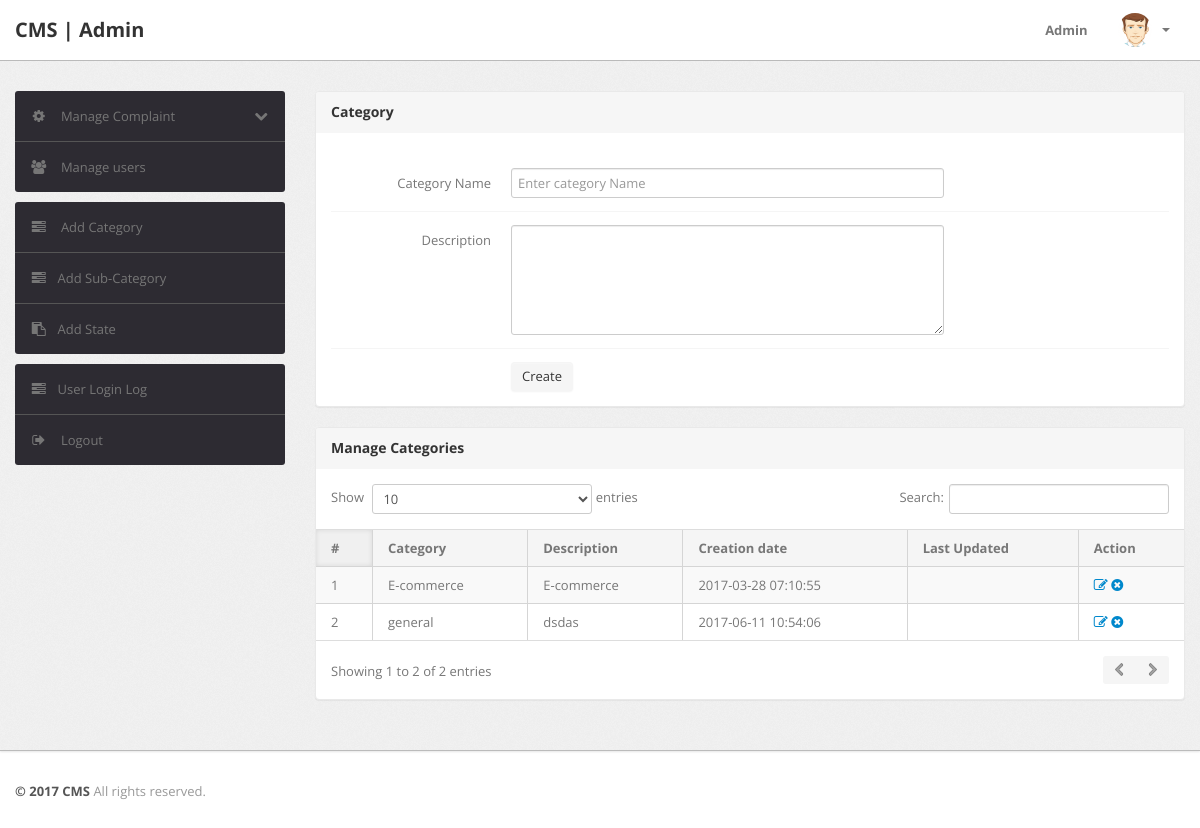
/cms/admin/category.php (signed in), run on the app's committed database.
### tables this page shows
CREATE TABLE `category` (
  `id` int(11) NOT NULL,
  `categoryName` varchar(255) NOT NULL,
  `categoryDescription` longtext NOT NULL,
  `creationDate` timestamp NOT NULL DEFAULT CURRENT_TIMESTAMP,
  `updationDate` varchar(255) DEFAULT NULL
);

### cms/admin/category.php (the view, shortened to what this page needs)
<?php
include('include/config.php');
if(strlen($_SESSION['alogin'])==0)
	{
header('location:index.php');
}
else{
?>
<!DOCTYPE html>
<html lang="en">
<head>
	<link type="text/css" href="bootstrap/css/bootstrap.min.css" rel="stylesheet">
	<link type="text/css" href="bootstrap/css/bootstrap-responsive.min.css" rel="stylesheet">
	<link type="text/css" href="css/theme.css" rel="stylesheet">
	<link type="text/css" href="images/icons/css/font-awesome.css" rel="stylesheet">
</head>
<body>
<?php include('include/header.php');?>
	<div class="wrapper">
		<div class="container">
			<div class="row">
<?php include('include/sidebar.php');?>
			<div class="span9">
					<div class="content">
						<div class="module">
							<div class="module-head">
								<h3>Category</h3>
							</div>
							<div class="module-body">
									<br />
			<form class="form-horizontal row-fluid" name="Category" method="post" >
<div class="control-group">
<label class="control-label" for="basicinput">Category Name</label>
<div class="controls">
<input type="text" placeholder="Enter category Name"  name="category" class="span8 tip" required>
</div>
</div>
<div class="control-group">
											<label class="control-label" for="basicinput">Description</label>
											<div class="controls">
												<textarea class="span8" name="description" rows="5"></textarea>
											</div>
										</div>
	<div class="control-group">
											<div class="controls">
												<button type="submit" name="submit" class="btn">Create</button>
											</div>
										</div>
									</form>
							</div>
						</div>
	<div class="module">
							<div class="module-head">
								<h3>Manage Categories</h3>
							</div>
							<div class="module-body table">
								<table cellpadding="0" cellspacing="0" border="0" class="datatable-1 table table-bordered table-striped	 display" width="100%">
									<thead>
										<tr>
											<th>#</th>
											<th>Category</th>
											<th>Description</th>
											<th>Creation date</th>
											<th>Last Updated</th>
											<th>Action</th>
										</tr>
									</thead>
									<tbody>
<?php $query=mysqli_query($con,"select * from category");
$cnt=1;
while($row=mysqli_fetch_array($query))
{
?>
										<tr>
											<td><?php echo htmlentities($cnt);?></td>
											<td><?php echo htmlentities($row['categoryName']);?></td>
											<td><?php echo htmlentities($row['categoryDescription']);?></td>
											<td> <?php echo htmlentities($row['creationDate']);?></td>
											<td><?php echo htmlentities($row['updationDate']);?></td>
											<td>
											<a href="edit-category.php?id=<?php echo $row['id']?>" ><i class="icon-edit"></i></a>
											<a href="category.php?id=<?php echo $row['id']?>&del=delete" onClick="return confirm('Are you sure you want to delete?')"><i class="icon-remove-sign"></i></a></td>
										</tr>
										<?php $cnt=$cnt+1; } ?>
								</table>
							</div>
						</div>
					</div>
				</div>
			</div>
		</div>
	</div>
<?php include('include/footer.php');?>
</body>
<?php } ?>

### data on the page
category: categoryName "E-commerce", categoryDescription "E-commerce", creationDate "2017-03-28 07:10:55"
category: categoryName "general", categoryDescription "dsdas", creationDate "2017-06-11 10:54:06"
